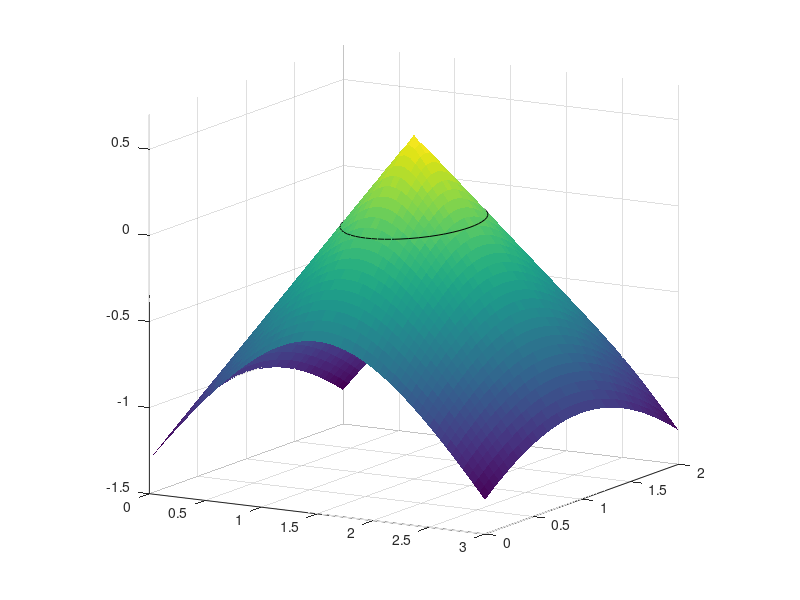
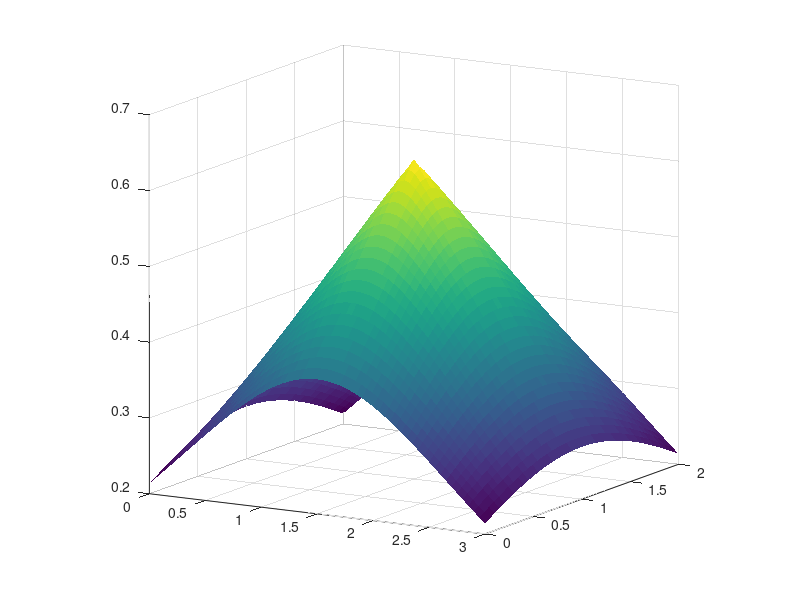
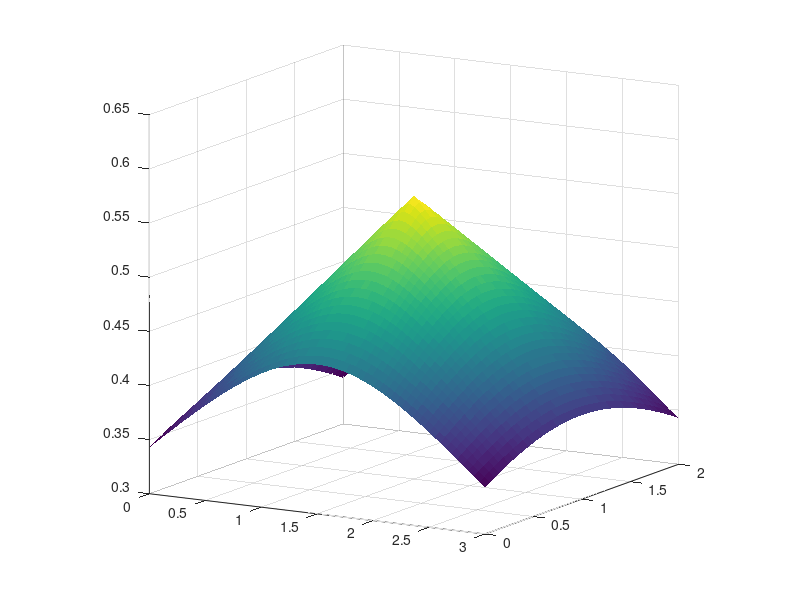
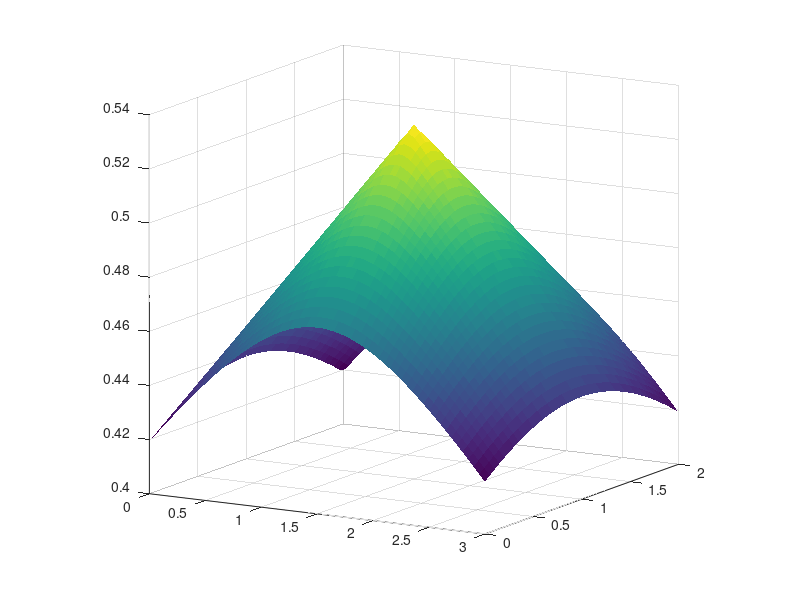

Here is the MATLAB script that generated these plots, in order:
clc
clear all
close all

x = 0:0.05:3;
y = 0:0.05:2;

x = x';
y = y';

xc = 1.5;
yc = 1.0;

rc = 0.5;

e1 = 1.0;
e2 = 2.0;
e4 = 4.0;

[X,Y] = meshgrid( x, y );
Z = rc - sqrt( ( X - xc ) .^ 2 + ( Y - yc ) .^ 2 );
C = zeros( size( Z, 1 ), size( Z, 2 ) );

D = zeros( size( Z, 1 ), size( Z, 2 ) ) + 0.5;

psi1 = 0.5 * ( tanh( Z ./ ( 2 * e1 ) ) + 1 );
psi2 = 0.5 * ( tanh( Z ./ ( 2 * e2 ) ) + 1 );
psi4 = 0.5 * ( tanh( Z ./ ( 2 * e4 ) ) + 1 );

% phi
figure 
hold on
h = surf( X, Y, Z );
set(h, 'EdgeColor', 'none');
h = contour(X, Y, Z, [0 0], 'Linecolor', [0 0 0]);
% h = surf( X, Y, C );
% set(h, 'EdgeColor', 'none');
view(30,12)
grid
axis square
axis([0 3 0 2 -1.5 0.7])

% epsilon = 1.0
figure
hold on
h = surf( X, Y, psi1 );
set(h, 'EdgeColor', 'none');
h = contour(X, Y, psi1, [0.5 0.5], 'Linecolor', [0 0 0]);
% h = surf( X, Y, D );
% set(h, 'EdgeColor', 'none');
view(30,12)
grid
axis square
% axis([0 3 0 2 -1.5 0.7])

% epsilon = 2.0
figure
hold on
h = surf( X, Y, psi2 );
set(h, 'EdgeColor', 'none');
h = contour(X, Y, psi2, [0.5 0.5], 'Linecolor', [0 0 0]);
% h = surf( X, Y, D );
% set(h, 'EdgeColor', 'none');
view(30,12)
grid
axis square
% axis([0 3 0 2 -1.5 0.7])

% epsilon = 4.0
figure
hold on
h = surf( X, Y, psi4 );
set(h, 'EdgeColor', 'none');
h = contour(X, Y, psi4, [0.5 0.5], 'Linecolor', [0 0 0]);
% h = surf( X, Y, D );
% set(h, 'EdgeColor', 'none');
view(30,12)
grid
axis square
% axis([0 3 0 2 -1.5 0.7])

% h =  legend( '$\phi\left(\mathbf{x}\right)$', '$\phi=0$' );
% set( h, 'Interpreter', 'Latex', 'FontSize', 20 );
